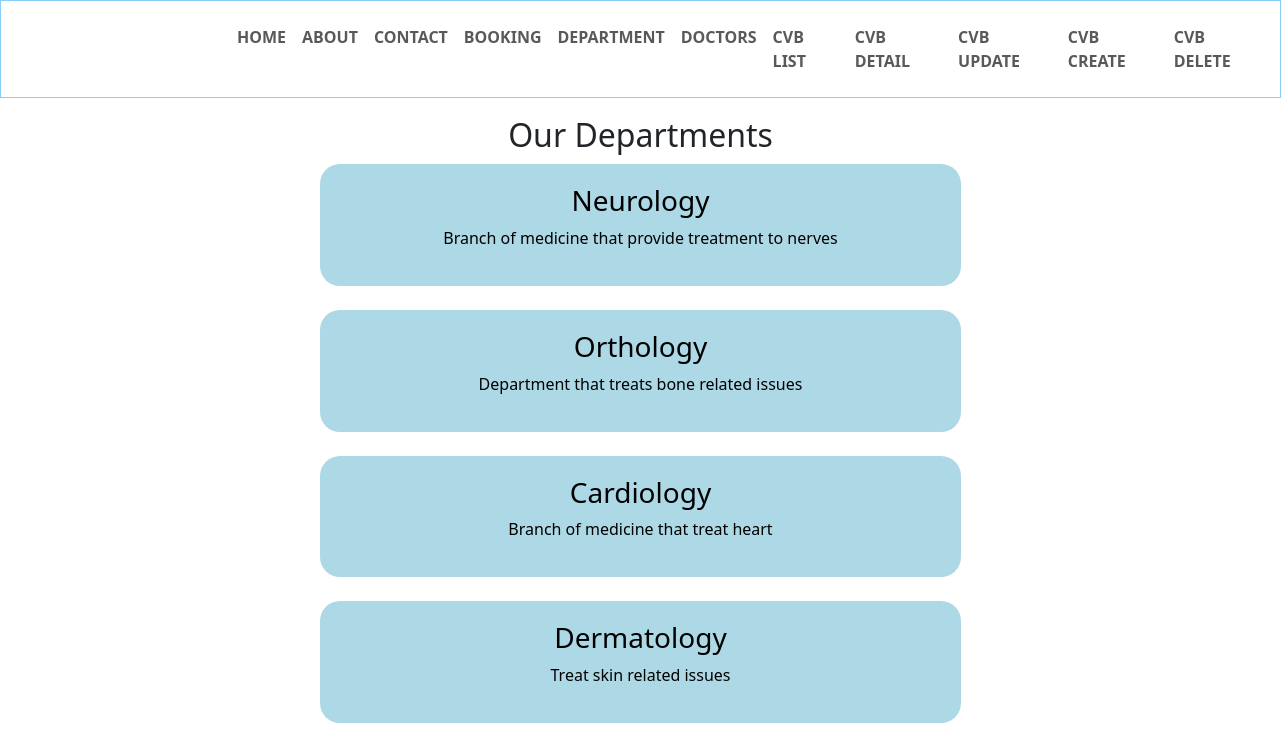
Page /dept/ on the committed database.
### product/models.py (models this page shows, shortened)
class Department(models.Model):
    dep_name = models.CharField(
        max_length= 50,
        null= False,
        blank= False,
        unique= True,
        verbose_name='Department Name',
    )
    dep_description = models.TextField(
        max_length= 300,
        verbose_name="Department Description",
    )

### product/views.py (the view)
# urls.py: path('dept/',dept,name='dept'),
def dept(request):
     dict1={
          'dep' : Department.objects.all()   # object.all() - keyword is used to get all datas from models of department model
     }
     return render(request,'dept.html',dict1)

### product/templates/dept.html
{% extends 'bootstrap.html' %}
{% block content %}
    <h2 style="padding: 10px; margin: 0 auto; width: fit-content;">Our Departments</h2>
    {%for i in dep%}
        <div style="background-color: lightblue; color: rgb(0, 0, 0); width: 50%; height: fit-content; padding:20px; margin: 0 auto; border-radius: 20px;">
            <h3 style="text-align: center;">{{i.dep_name}}</h3>
            <p style="text-align: center;">{{i.dep_description}}</p>
        </div><br>
    {%endfor%}
{% endblock %}

### rows in the picture
Department: dep_name "Neurology", dep_description "Branch of medicine that provide treatment to nerves"
Department: dep_name "Orthology", dep_description "Department that treats bone related issues"
Department: dep_name "Cardiology", dep_description "Branch of medicine that treat heart"
Department: dep_name "Dermatology", dep_description "Treat skin related issues"
